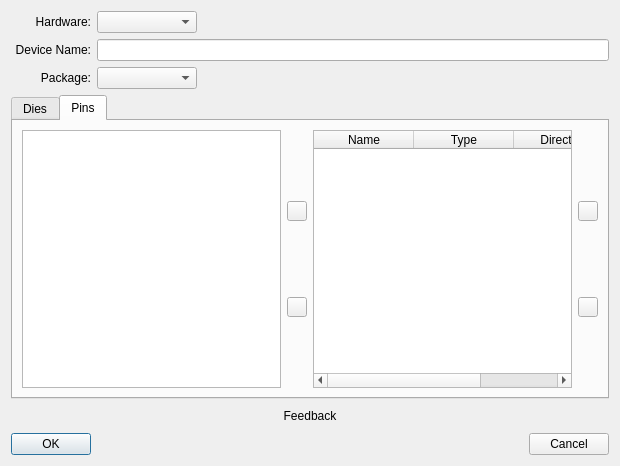
<?xml version="1.0" encoding="UTF-8"?>
<ui version="4.0">
 <class>NewDeviceWizard</class>
 <widget class="QDialog" name="NewDeviceWizard">
  <property name="geometry">
   <rect>
    <x>0</x>
    <y>0</y>
    <width>620</width>
    <height>466</height>
   </rect>
  </property>
  <property name="sizePolicy">
   <sizepolicy hsizetype="Fixed" vsizetype="Fixed">
    <horstretch>0</horstretch>
    <verstretch>0</verstretch>
   </sizepolicy>
  </property>
  <property name="minimumSize">
   <size>
    <width>0</width>
    <height>0</height>
   </size>
  </property>
  <property name="maximumSize">
   <size>
    <width>16777215</width>
    <height>16777215</height>
   </size>
  </property>
  <property name="windowTitle">
   <string>Dialog</string>
  </property>
  <layout class="QGridLayout" name="gridLayout_3">
   <item row="0" column="0">
    <layout class="QVBoxLayout" name="verticalLayout">
     <item>
      <layout class="QHBoxLayout" name="hardwareLayout">
       <item>
        <widget class="QLabel" name="hardwareLabel">
         <property name="minimumSize">
          <size>
           <width>80</width>
           <height>22</height>
          </size>
         </property>
         <property name="maximumSize">
          <size>
           <width>80</width>
           <height>22</height>
          </size>
         </property>
         <property name="text">
          <string>Hardware:</string>
         </property>
         <property name="alignment">
          <set>Qt::AlignRight|Qt::AlignTrailing|Qt::AlignVCenter</set>
         </property>
        </widget>
       </item>
       <item>
        <widget class="QComboBox" name="hardware">
         <property name="minimumSize">
          <size>
           <width>100</width>
           <height>22</height>
          </size>
         </property>
         <property name="maximumSize">
          <size>
           <width>100</width>
           <height>22</height>
          </size>
         </property>
        </widget>
       </item>
       <item>
        <spacer name="horizontalSpacer_4">
         <property name="orientation">
          <enum>Qt::Horizontal</enum>
         </property>
         <property name="sizeHint" stdset="0">
          <size>
           <width>40</width>
           <height>22</height>
          </size>
         </property>
        </spacer>
       </item>
      </layout>
     </item>
     <item>
      <layout class="QHBoxLayout" name="nameLayout">
       <item>
        <widget class="QLabel" name="deviceLabel">
         <property name="minimumSize">
          <size>
           <width>80</width>
           <height>22</height>
          </size>
         </property>
         <property name="maximumSize">
          <size>
           <width>80</width>
           <height>22</height>
          </size>
         </property>
         <property name="text">
          <string>Device Name:</string>
         </property>
         <property name="alignment">
          <set>Qt::AlignRight|Qt::AlignTrailing|Qt::AlignVCenter</set>
         </property>
        </widget>
       </item>
       <item>
        <widget class="QLineEdit" name="deviceName">
         <property name="minimumSize">
          <size>
           <width>119</width>
           <height>22</height>
          </size>
         </property>
         <property name="maximumSize">
          <size>
           <width>16777215</width>
           <height>22</height>
          </size>
         </property>
        </widget>
       </item>
      </layout>
     </item>
     <item>
      <layout class="QHBoxLayout" name="packageLayout">
       <item>
        <widget class="QLabel" name="packageLabel">
         <property name="minimumSize">
          <size>
           <width>80</width>
           <height>22</height>
          </size>
         </property>
         <property name="maximumSize">
          <size>
           <width>80</width>
           <height>22</height>
          </size>
         </property>
         <property name="text">
          <string>Package:</string>
         </property>
         <property name="alignment">
          <set>Qt::AlignRight|Qt::AlignTrailing|Qt::AlignVCenter</set>
         </property>
        </widget>
       </item>
       <item>
        <widget class="QComboBox" name="package">
         <property name="minimumSize">
          <size>
           <width>100</width>
           <height>22</height>
          </size>
         </property>
         <property name="maximumSize">
          <size>
           <width>100</width>
           <height>22</height>
          </size>
         </property>
        </widget>
       </item>
       <item>
        <spacer name="horizontalSpacer_2">
         <property name="orientation">
          <enum>Qt::Horizontal</enum>
         </property>
         <property name="sizeHint" stdset="0">
          <size>
           <width>13</width>
           <height>22</height>
          </size>
         </property>
        </spacer>
       </item>
      </layout>
     </item>
     <item>
      <widget class="QTabWidget" name="tabWidget">
       <property name="currentIndex">
        <number>1</number>
       </property>
       <widget class="QWidget" name="dies">
        <attribute name="title">
         <string>Dies</string>
        </attribute>
        <layout class="QGridLayout" name="gridLayout">
         <item row="0" column="0">
          <layout class="QHBoxLayout" name="horizontalLayout">
           <item>
            <layout class="QVBoxLayout" name="availableDiesLayout">
             <item>
              <widget class="QLabel" name="availableDiesLabel">
               <property name="minimumSize">
                <size>
                 <width>0</width>
                 <height>22</height>
                </size>
               </property>
               <property name="maximumSize">
                <size>
                 <width>16777215</width>
                 <height>22</height>
                </size>
               </property>
               <property name="text">
                <string>Availabe :</string>
               </property>
              </widget>
             </item>
             <item>
              <widget class="QListWidget" name="availableDies">
               <property name="minimumSize">
                <size>
                 <width>100</width>
                 <height>0</height>
                </size>
               </property>
              </widget>
             </item>
             <item>
              <widget class="QLabel" name="placeholder">
               <property name="minimumSize">
                <size>
                 <width>22</width>
                 <height>22</height>
                </size>
               </property>
               <property name="maximumSize">
                <size>
                 <width>16777215</width>
                 <height>22</height>
                </size>
               </property>
               <property name="text">
                <string/>
               </property>
              </widget>
             </item>
            </layout>
           </item>
           <item>
            <layout class="QVBoxLayout" name="addRemoveButtonLayout">
             <item>
              <widget class="QLabel" name="topDummy">
               <property name="sizePolicy">
                <sizepolicy hsizetype="Fixed" vsizetype="Fixed">
                 <horstretch>0</horstretch>
                 <verstretch>0</verstretch>
                </sizepolicy>
               </property>
               <property name="minimumSize">
                <size>
                 <width>20</width>
                 <height>20</height>
                </size>
               </property>
               <property name="maximumSize">
                <size>
                 <width>20</width>
                 <height>20</height>
                </size>
               </property>
               <property name="text">
                <string/>
               </property>
              </widget>
             </item>
             <item>
              <widget class="QToolButton" name="addDie">
               <property name="minimumSize">
                <size>
                 <width>20</width>
                 <height>20</height>
                </size>
               </property>
               <property name="maximumSize">
                <size>
                 <width>20</width>
                 <height>20</height>
                </size>
               </property>
               <property name="text">
                <string/>
               </property>
              </widget>
             </item>
             <item>
              <widget class="QToolButton" name="removeDie">
               <property name="minimumSize">
                <size>
                 <width>20</width>
                 <height>20</height>
                </size>
               </property>
               <property name="maximumSize">
                <size>
                 <width>20</width>
                 <height>20</height>
                </size>
               </property>
               <property name="text">
                <string/>
               </property>
              </widget>
             </item>
             <item>
              <widget class="QLabel" name="bottomDummy">
               <property name="sizePolicy">
                <sizepolicy hsizetype="Fixed" vsizetype="Fixed">
                 <horstretch>0</horstretch>
                 <verstretch>0</verstretch>
                </sizepolicy>
               </property>
               <property name="minimumSize">
                <size>
                 <width>20</width>
                 <height>20</height>
                </size>
               </property>
               <property name="maximumSize">
                <size>
                 <width>20</width>
                 <height>20</height>
                </size>
               </property>
               <property name="text">
                <string/>
               </property>
              </widget>
             </item>
            </layout>
           </item>
           <item>
            <layout class="QVBoxLayout" name="diesInDeviceLayout">
             <item>
              <widget class="QLabel" name="diesInDeviceLabel">
               <property name="minimumSize">
                <size>
                 <width>0</width>
                 <height>22</height>
                </size>
               </property>
               <property name="maximumSize">
                <size>
                 <width>16777215</width>
                 <height>22</height>
                </size>
               </property>
               <property name="text">
                <string>In Device :</string>
               </property>
              </widget>
             </item>
             <item>
              <widget class="QListWidget" name="diesInDevice">
               <property name="minimumSize">
                <size>
                 <width>100</width>
                 <height>0</height>
                </size>
               </property>
              </widget>
             </item>
             <item>
              <widget class="QCheckBox" name="dualDie">
               <property name="enabled">
                <bool>false</bool>
               </property>
               <property name="minimumSize">
                <size>
                 <width>0</width>
                 <height>22</height>
                </size>
               </property>
               <property name="maximumSize">
                <size>
                 <width>16777215</width>
                 <height>22</height>
                </size>
               </property>
               <property name="layoutDirection">
                <enum>Qt::LeftToRight</enum>
               </property>
               <property name="text">
                <string>Dual Die</string>
               </property>
              </widget>
             </item>
            </layout>
           </item>
          </layout>
         </item>
        </layout>
       </widget>
       <widget class="QWidget" name="pins">
        <attribute name="title">
         <string>Pins</string>
        </attribute>
        <layout class="QGridLayout" name="gridLayout_2">
         <item row="0" column="0">
          <layout class="QHBoxLayout" name="horizontalLayout_2">
           <item>
            <widget class="QListWidget" name="listWidget"/>
           </item>
           <item>
            <layout class="QVBoxLayout" name="pinAddRemoveLayout">
             <item>
              <spacer name="verticalSpacer_5">
               <property name="orientation">
                <enum>Qt::Vertical</enum>
               </property>
               <property name="sizeHint" stdset="0">
                <size>
                 <width>20</width>
                 <height>40</height>
                </size>
               </property>
              </spacer>
             </item>
             <item>
              <widget class="QToolButton" name="addPin">
               <property name="minimumSize">
                <size>
                 <width>20</width>
                 <height>20</height>
                </size>
               </property>
               <property name="maximumSize">
                <size>
                 <width>20</width>
                 <height>20</height>
                </size>
               </property>
               <property name="text">
                <string/>
               </property>
              </widget>
             </item>
             <item>
              <spacer name="verticalSpacer_2">
               <property name="orientation">
                <enum>Qt::Vertical</enum>
               </property>
               <property name="sizeHint" stdset="0">
                <size>
                 <width>20</width>
                 <height>40</height>
                </size>
               </property>
              </spacer>
             </item>
             <item>
              <widget class="QToolButton" name="removePin">
               <property name="minimumSize">
                <size>
                 <width>20</width>
                 <height>20</height>
                </size>
               </property>
               <property name="maximumSize">
                <size>
                 <width>20</width>
                 <height>20</height>
                </size>
               </property>
               <property name="text">
                <string/>
               </property>
              </widget>
             </item>
             <item>
              <spacer name="verticalSpacer_6">
               <property name="orientation">
                <enum>Qt::Vertical</enum>
               </property>
               <property name="sizeHint" stdset="0">
                <size>
                 <width>20</width>
                 <height>40</height>
                </size>
               </property>
              </spacer>
             </item>
            </layout>
           </item>
           <item>
            <widget class="QTableWidget" name="pinsTable">
             <column>
              <property name="text">
               <string>Name</string>
              </property>
             </column>
             <column>
              <property name="text">
               <string>Type</string>
              </property>
             </column>
             <column>
              <property name="text">
               <string>Direction</string>
              </property>
             </column>
            </widget>
           </item>
           <item>
            <layout class="QVBoxLayout" name="pinUpDownLayout">
             <item>
              <spacer name="verticalSpacer_3">
               <property name="orientation">
                <enum>Qt::Vertical</enum>
               </property>
               <property name="sizeHint" stdset="0">
                <size>
                 <width>20</width>
                 <height>40</height>
                </size>
               </property>
              </spacer>
             </item>
             <item>
              <widget class="QToolButton" name="pinUp">
               <property name="minimumSize">
                <size>
                 <width>20</width>
                 <height>20</height>
                </size>
               </property>
               <property name="maximumSize">
                <size>
                 <width>20</width>
                 <height>20</height>
                </size>
               </property>
               <property name="text">
                <string/>
               </property>
              </widget>
             </item>
             <item>
              <spacer name="verticalSpacer">
               <property name="orientation">
                <enum>Qt::Vertical</enum>
               </property>
               <property name="sizeHint" stdset="0">
                <size>
                 <width>20</width>
                 <height>40</height>
                </size>
               </property>
              </spacer>
             </item>
             <item>
              <widget class="QToolButton" name="pinDown">
               <property name="minimumSize">
                <size>
                 <width>20</width>
                 <height>20</height>
                </size>
               </property>
               <property name="maximumSize">
                <size>
                 <width>20</width>
                 <height>20</height>
                </size>
               </property>
               <property name="text">
                <string/>
               </property>
              </widget>
             </item>
             <item>
              <spacer name="verticalSpacer_4">
               <property name="orientation">
                <enum>Qt::Vertical</enum>
               </property>
               <property name="sizeHint" stdset="0">
                <size>
                 <width>20</width>
                 <height>40</height>
                </size>
               </property>
              </spacer>
             </item>
            </layout>
           </item>
          </layout>
         </item>
        </layout>
       </widget>
      </widget>
     </item>
     <item>
      <widget class="QLabel" name="feedback">
       <property name="minimumSize">
        <size>
         <width>300</width>
         <height>22</height>
        </size>
       </property>
       <property name="maximumSize">
        <size>
         <width>16777215</width>
         <height>22</height>
        </size>
       </property>
       <property name="text">
        <string>Feedback</string>
       </property>
       <property name="alignment">
        <set>Qt::AlignCenter</set>
       </property>
      </widget>
     </item>
     <item>
      <layout class="QHBoxLayout" name="buttonLayout">
       <item>
        <widget class="QPushButton" name="OKButton">
         <property name="text">
          <string>OK</string>
         </property>
        </widget>
       </item>
       <item>
        <spacer name="horizontalSpacer">
         <property name="orientation">
          <enum>Qt::Horizontal</enum>
         </property>
         <property name="sizeHint" stdset="0">
          <size>
           <width>40</width>
           <height>20</height>
          </size>
         </property>
        </spacer>
       </item>
       <item>
        <widget class="QPushButton" name="CancelButton">
         <property name="text">
          <string>Cancel</string>
         </property>
        </widget>
       </item>
      </layout>
     </item>
    </layout>
   </item>
  </layout>
 </widget>
 <tabstops>
  <tabstop>deviceName</tabstop>
  <tabstop>package</tabstop>
  <tabstop>tabWidget</tabstop>
  <tabstop>addDie</tabstop>
  <tabstop>removeDie</tabstop>
  <tabstop>diesInDevice</tabstop>
  <tabstop>CancelButton</tabstop>
  <tabstop>OKButton</tabstop>
  <tabstop>hardware</tabstop>
  <tabstop>availableDies</tabstop>
  <tabstop>pinsTable</tabstop>
 </tabstops>
 <resources/>
 <connections/>
</ui>
